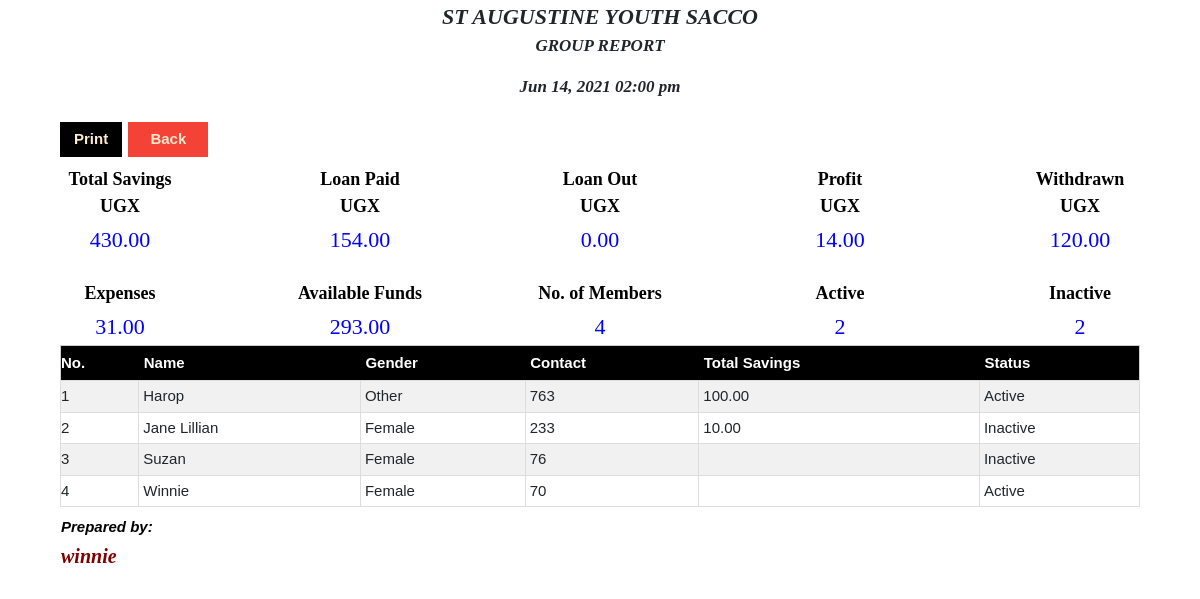
The app's page /admin/general_report.php (signed in) with its own data.
### tables this page shows
CREATE TABLE `membertb` (
  `memberId` int(11) NOT NULL,
  `photo` blob NOT NULL,
  `member_name` varchar(50) NOT NULL,
  `gender` enum('Male','Female','Other') NOT NULL,
  `contact` varchar(20) NOT NULL,
  `joinDate` date NOT NULL,
  `status` enum('Active','Inactive') NOT NULL DEFAULT 'Active',
  `username` varchar(50) NOT NULL,
  `pass` varchar(255) NOT NULL
);

CREATE TABLE `admintb` (
  `adminId` int(20) NOT NULL,
  `photo` blob NOT NULL,
  `admin_name` varchar(50) NOT NULL,
  `gender` enum('Male','Female','Other') NOT NULL,
  `contact` varchar(20) NOT NULL,
  `joinDate` date NOT NULL,
  `status` enum('Active','Inactive') NOT NULL DEFAULT 'Active',
  `username` varchar(50) NOT NULL,
  `pass` varchar(250) NOT NULL
);

### admin/general_report.php (the view, shortened to what this page needs)
<?php
include('db.php');
$stmt1 = $con->prepare('SELECT admin_name, contact FROM admintb WHERE adminId = ?');
$stmt1->bind_param('i', $_SESSION['adminId']);
$stmt1->execute();
$stmt1->bind_result($admin_name,$contact);
?>
<!DOCTYPE html>
<html>
<link rel="stylesheet" type="text/css" href="css/style.css" />
<link href="bootsrap/css/bootstrap.css" rel="stylesheet"/>
<link rel="stylesheet" href="css/w3.css">
<link rel="stylesheet" href="../../cdnjs.cloudflare.com/ajax/libs/font-awesome/4.7.0/css/font-awesome.min.css">
<body style="background-color:white">
    <div class="report">
	<p><i class="report-head">ST AUGUSTINE YOUTH SACCO</i> <br />
	<i class="report-head4">GROUP REPORT</i></p>
	<i class="report-head4"><?php
	 echo date("M d, Y h:i a");?></i></p>
								</div>
<button class="add-btn dontprint" style="width:auto;padding-left:14px;padding-right:14px;margin-left:5%"  onclick="window.print()" style="width:auto">Print</button>
<button style="color:blanchedalmond; width:80px; font-weight:bold;background-color:#f44336;margin-left:2px" class="add-btn dontprint" onclick="location.href='home.php'" style="width:auto">Back</button>
<?php
include('db.php');
$q2=mysqli_query($con,"SELECT SUM(amount) AS total FROM savehist ");
$res=mysqli_fetch_assoc($q2);
$q6=mysqli_query($con,"SELECT ROUND(((SELECT SUM(((loanInterest / 100) * loanAmount)+loanAmount) FROM loantb) - (SELECT SUM(amountPaid) FROM loanhist)), 2) AS loanBalance ");
$loan=mysqli_fetch_assoc($q6);
$q4=mysqli_query($con,"SELECT SUM(amountPaid) AS totalPaid FROM loanhist ");
$loanpaid=mysqli_fetch_assoc($q4);
$q5=mysqli_query($con,"SELECT SUM(amount) AS expense FROM expensetb ");
$expense=mysqli_fetch_assoc($q5);
$q6=mysqli_query($con,"SELECT ((SELECT SUM(amount) FROM savehist) + (SELECT SUM(amountPaid) FROM loanhist)) - ((SELECT SUM(amount) FROM expensetb) +   (SELECT SUM(loanAmount) FROM loantb) + (SELECT SUM(amountWithdrawn) FROM withdrawtb)) AS realBalance ");
$bal=mysqli_fetch_assoc($q6);
$q7=mysqli_query($con,"SELECT COUNT(memberId) AS totalMembers FROM membertb ");
$totMember=mysqli_fetch_assoc($q7);
$q8=mysqli_query($con,"SELECT COUNT(memberId) AS totalActiveMembers FROM membertb WHERE status='Active' ");
$totActiveMember=mysqli_fetch_assoc($q8);
$q9=mysqli_query($con,"SELECT COUNT(memberId) AS totalInactiveMembers FROM membertb WHERE status='Inactive' ");
$totInactiveMember=mysqli_fetch_assoc($q9);
$q10=mysqli_query($con,"SELECT SUM(amountWithdrawn) AS afterWithdraw FROM withdrawtb ");
$withraw=mysqli_fetch_assoc($q10);
$q11=mysqli_query($con,"SELECT ROUND((SELECT SUM(amountPaid) FROM loanhist) - (SELECT SUM(loanAmount) FROM loantb) , 2) AS profits ");
$profit=mysqli_fetch_assoc($q11);
?>
<table >
    <tr  style="margin-top:0%;margin-bottom:2%;width: 100%;">
    <th class="th" style="background-color:white;color:black;font-family: Cambria, Cochin, Georgia, Times, 'Times New Roman', serif;font-size:18px">Total Savings <br />
    UGX<input class="display-data" style="background-color:white;margin-top:2px;text-align:center" value="<?php echo $res['total']; ?>" readonly> </th>
    <th class="th" style="background-color:white;color:black;font-family: Cambria, Cochin, Georgia, Times, 'Times New Roman', serif;font-size:18px">Loan Paid <br />
    UGX<input class="display-data" style="background-color:white;margin-top:2px;text-align:center" value="<?php echo $loanpaid['totalPaid']; ?>" readonly> </th>
    <th class="th" style="background-color:white;color:black;font-family: Cambria, Cochin, Georgia, Times, 'Times New Roman', serif;font-size:18px">Loan Out <br />
    UGX<input class="display-data" style="background-color:white;margin-top:2px;text-align:center" value="<?php echo $loan['loanBalance']; ?>" readonly> </th>
    <th class="th" style="background-color:white;color:black;font-family: Cambria, Cochin, Georgia, Times, 'Times New Roman', serif;font-size:18px">Profit<br />
    UGX<input class="display-data" style="background-color:white;margin-top:2px;text-align:center" value="<?php echo $profit['profits']; ?>" readonly> </th>
    <th class="th" style="background-color:white;color:black;font-family: Cambria, Cochin, Georgia, Times, 'Times New Roman', serif;font-size:18px">Withdrawn<br />
    UGX<input class="display-data" style="background-color:white;margin-top:2px;text-align:center" value="<?php echo $withraw['afterWithdraw']; ?>" readonly> </th>
    </tr>
</table>
<table>
    <tr style="margin-top:0%;margin-bottom:3%;width: 100%" >
    <th class="th" style="background-color:white;color:black;font-family: Cambria, Cochin, Georgia, Times, 'Times New Roman', serif;font-size:18px">Expenses<br />
    <input class="display-data" style="background-color:white;margin-top:2px;text-align:center" value="<?php echo $expense['expense']; ?>" readonly> </th>
	<th class="th" style="background-color:white;color:black;font-family: Cambria, Cochin, Georgia, Times, 'Times New Roman', serif;font-size:18px">Available Funds<br />
    <input class="display-data" style="background-color:white;margin-top:2px;text-align:center" value="<?php echo $bal['realBalance']; ?>" readonly> </th>
    <th class="th" style="background-color:white;color:black;font-family: Cambria, Cochin, Georgia, Times, 'Times New Roman', serif;font-size:18px">No. of Members <br />
    <input class="display-data" style="background-color:white;margin-top:2px;text-align:center" value="<?php echo $totMember['totalMembers']; ?>" readonly> </th>
    <th class="th" style="background-color:white;color:black;font-family: Cambria, Cochin, Georgia, Times, 'Times New Roman', serif;font-size:18px">Active <br />
    <input class="display-data" style="background-color:white;margin-top:2px;text-align:center" value="<?php echo $totActiveMember['totalActiveMembers']; ?>" readonly> </th>
    <th class="th" style="background-color:white;color:black;font-family: Cambria, Cochin, Georgia, Times, 'Times New Roman', serif;font-size:18px">Inactive <br />
    <input class="display-data" style="background-color:white;margin-top:2px;text-align:center" value="<?php echo $totInactiveMember['totalInactiveMembers']; ?>" readonly> </th>
</table>
<?php
include('db.php');
$q=mysqli_query($con,"SELECT * FROM `membertb` ORDER BY member_name ASC ");
$rr=mysqli_num_rows($q);
if(!$rr)
{
echo "<h2 style='color:red; padding-left:230px'>No Results Found !!!</h2>";
}
else
{
?>
<div class="report-form">
<table style="padding-left:200px"  class="report-table" id="membertb" >
  <tr>
    <th>No.</th>
    <th>Name</th>
    <th>Gender</th>
    <th>Contact</th>
	<th>Total Savings</th>
	<th>Status</th>
  </tr>
<?php
$inc=1;
while($row = mysqli_fetch_array($q)){
$q1=mysqli_query($con,"SELECT * FROM membertb WHERE memberId='".$row['memberId']."' ");
$r1=mysqli_fetch_assoc($q1);
$q2=mysqli_query($con,"SELECT ((SELECT SUM(amount) FROM savehist WHERE memberId='".$row['memberId']."') - (SELECT SUM(amountWithdrawn) FROM withdrawtb WHERE memberId='".$row['memberId']."')) AS balance ");
$r2=mysqli_fetch_assoc($q2);
echo "<Tr>";
echo "<td>".$inc."</td>";
echo "<td>".$r1['member_name']."</td>";
echo "<td>".$row['gender']."</td>";
echo "<td>".$row['contact']."</td>";
echo "<td>".$r2['balance']."</td>";
echo "<td>".$row['status']."</td>";
?>
<?php
echo "</Tr>";
$inc++;
}
		?>
</table>
<?php }?>
</div>
<table class="add-btn" style="width:auto;background-color:white;margin-left:5%;color:black">
<tr><th><i>Prepared by:</i></th></tr>
<td><i class="report-head2"><?=$admin_name?></i></td>
</table>
</body>
</html>

### admin/css/style.css (style rules this page uses)
body { background-color: blanchedalmond; box-align: center; }
.add-btn { background-color: black; color: blanchedalmond; font-weight: bold; margin: 8px 0; border: none; cursor: pointer; padding: 6px; width: 8%; margin-left: 17%; }
.display-data { outline: none; text-align: center; font-weight: lighter; background: #f1f1f1; font-size: 22px; box-sizing: border-box; background-color: blanchedalmond; float: inline; overflow: hidden; border: 0px solid #ccc; border-radius: 4px; background-position: 10px 10px; width: 95%; color: blue; }
.report { text-align: center; background: transparent; }
.report-head { background: transparent; border: 0px solid #ccc; font-family: Cambria, Cochin, Georgia, Times, 'Times New Roman', serif; text-align: center; font-size: 22px; font-weight: bold; }
.report-head2 { background: transparent; border: 0px solid #ccc; color: maroon; text-align: center; font-size: 20px; font-family: Cambria, Cochin, Georgia, Times, 'Times New Roman', serif; }
.report-head4 { background: transparent; border: 0px solid #ccc; text-align: center; font-size: 17px; font-weight: bold; font-family: Cambria, Cochin, Georgia, Times, 'Times New Roman', serif; }
.th { text-align: center; width: 20%; }
.w3-table, .report-table { border-collapse: collapse; display: table; }
.report-table { border: 1px solid #ccc; width: 90%; margin-left: 5%; margin-top: 0%; }
.report-table th { padding-top: 6px; padding-bottom: 6px; text-align: left; background-color: black; color: white; padding-right: 5px; padding-left: 5px; }
.report-table td { border: 1px solid #ddd; padding: 4px; }
.w3-bordered tr, .report-table tr { border-bottom: 1px solid #ddd; padding-left: 5px; }
.report-table tr:nth-child(odd) { background-color: #fff }
.report-table tr:nth-child(even) { background-color: #f1f1f1 }
.w3-table td, .w3-table th, .report-table td, .report-table th { display: table-cell; text-align: left; margin-right: 90px; vertical-align: top }
.w3-table th:first-child, .w3-table td:first-child, .report-table th:first-child, .report-table td:first-child { padding-left: 0px }

### admin/css/w3.css (style rules this page uses)
html { box-sizing: border-box }
*, *:before, *:after { box-sizing: inherit }
html { -ms-text-size-adjust: 100%; -webkit-text-size-adjust: 100% }
body { margin: 0 }
button, input, select, textarea { font: inherit; margin: 0 }
button, input { overflow: visible }
button, select { text-transform: none }
button, html [type=button], [type=reset], [type=submit] { -webkit-appearance: button }
html, body { font-family: Verdana, sans-serif; font-size: 15px; line-height: 1.5 }
html { overflow-x: hidden }

### records on screen
membertb: member_name "Harop", gender "Other", contact "763", balance "100.00", status "Active"
membertb: member_name "Jane Lillian", gender "Female", contact "233", balance "10.00", status "Inactive"
membertb: member_name "Suzan", gender "Female", contact "76", status "Inactive"
membertb: member_name "Winnie", gender "Female", contact "70", status "Active"
admintb: admin_name "winnie"
